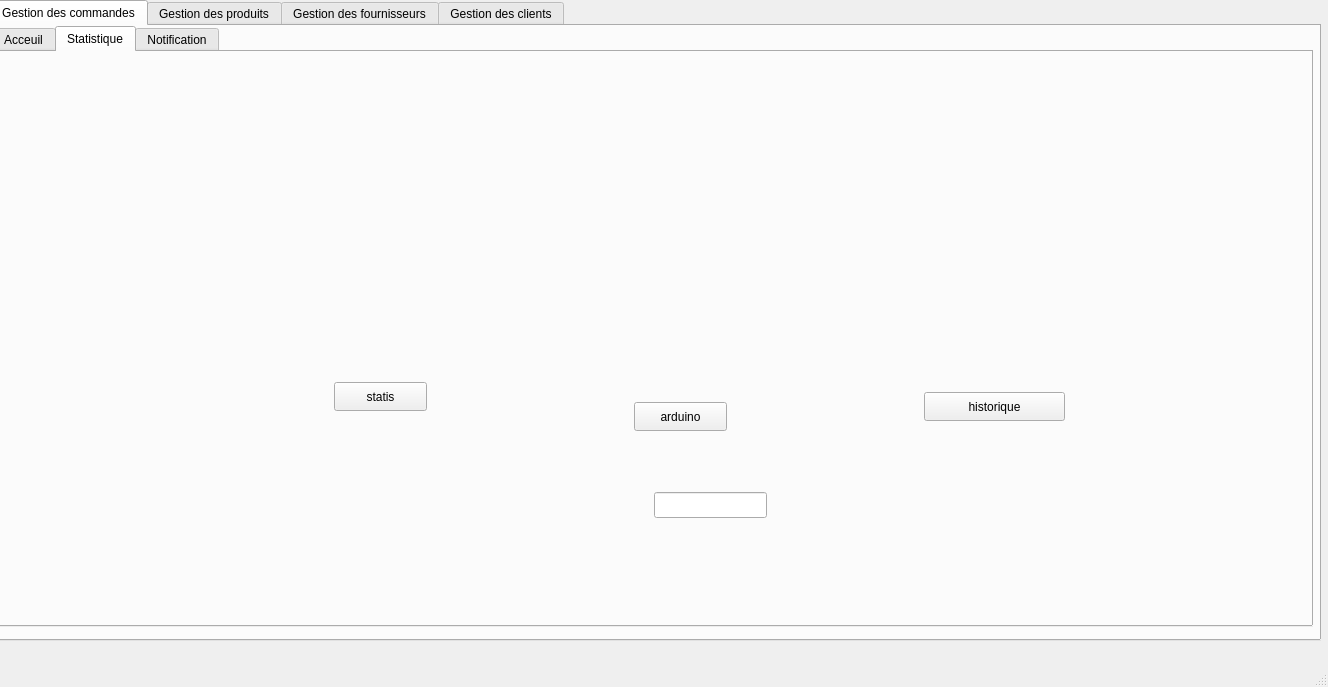
<?xml version="1.0" encoding="UTF-8"?>
<ui version="4.0">
 <class>MainWindow</class>
 <widget class="QMainWindow" name="MainWindow">
  <property name="geometry">
   <rect>
    <x>0</x>
    <y>0</y>
    <width>1328</width>
    <height>687</height>
   </rect>
  </property>
  <property name="windowTitle">
   <string>MainWindow</string>
  </property>
  <widget class="QWidget" name="centralwidget">
   <widget class="QTabWidget" name="tabWidget_2">
    <property name="geometry">
     <rect>
      <x>-10</x>
      <y>0</y>
      <width>1331</width>
      <height>641</height>
     </rect>
    </property>
    <property name="styleSheet">
     <string notr="true">font: 300 12pt &quot;Bahnschrift Light&quot;;</string>
    </property>
    <property name="currentIndex">
     <number>0</number>
    </property>
    <widget class="QWidget" name="tab_4">
     <attribute name="title">
      <string>Gestion des commandes</string>
     </attribute>
     <widget class="QTabWidget" name="tabWidget">
      <property name="geometry">
       <rect>
        <x>0</x>
        <y>0</y>
        <width>1321</width>
        <height>601</height>
       </rect>
      </property>
      <property name="currentIndex">
       <number>1</number>
      </property>
      <widget class="QWidget" name="tab">
       <attribute name="title">
        <string>Acceuil</string>
       </attribute>
       <widget class="QPushButton" name="pushButton">
        <property name="geometry">
         <rect>
          <x>720</x>
          <y>370</y>
          <width>131</width>
          <height>29</height>
         </rect>
        </property>
        <property name="styleSheet">
         <string notr="true">QPushButton{
    color: black;
 
	background-color: rgb(68, 176, 112);
    font-size: 20px;
    line-height: 1.5;
    width: 200px;
    height: 40px;
    opacity: 0.65;
    text-align: center;
    
    border-style: solid;
    border-width: 2px; /* vous pouvez ajuster l'épaisseur de la bordure */
    border-color: black; /* couleur de la bordure */
    
    border-radius: 10px; /* ajustez cette valeur pour arrondir plus ou moins */
}</string>
        </property>
        <property name="text">
         <string>Modifier</string>
        </property>
        <property name="icon">
         <iconset>
          <normalon>../../../Downloads/461508595_825905609429817_3860263783025879477_n.png</normalon>
         </iconset>
        </property>
       </widget>
       <widget class="QPushButton" name="pushButton_2">
        <property name="geometry">
         <rect>
          <x>1100</x>
          <y>100</y>
          <width>141</width>
          <height>29</height>
         </rect>
        </property>
        <property name="styleSheet">
         <string notr="true">QPushButton{
    color: black;
 
	background-color: rgb(68, 176, 112);
    font-size: 20px;
    line-height: 1.5;
    width: 200px;
    height: 40px;
    opacity: 0.65;
    text-align: center;
    
    border-style: solid;
    border-width: 2px; /* vous pouvez ajuster l'épaisseur de la bordure */
    border-color: black; /* couleur de la bordure */
    
    border-radius: 10px; /* ajustez cette valeur pour arrondir plus ou moins */
}</string>
        </property>
        <property name="text">
         <string>Trier</string>
        </property>
        <property name="icon">
         <iconset>
          <normalon>../../../Downloads/461484528_521659267261567_8640738131585914016_n.png</normalon>
         </iconset>
        </property>
       </widget>
       <widget class="QPushButton" name="pushButton_4">
        <property name="geometry">
         <rect>
          <x>1010</x>
          <y>370</y>
          <width>121</width>
          <height>31</height>
         </rect>
        </property>
        <property name="styleSheet">
         <string notr="true">QPushButton{
    color: black;
 
	background-color: rgb(68, 176, 112);
    font-size: 20px;
    line-height: 1.5;
    width: 200px;
    height: 40px;
    opacity: 0.65;
    text-align: center;
    
    border-style: solid;
    border-width: 2px; /* vous pouvez ajuster l'épaisseur de la bordure */
    border-color: black; /* couleur de la bordure */
    
    border-radius: 10px; /* ajustez cette valeur pour arrondir plus ou moins */
}</string>
        </property>
        <property name="text">
         <string>Supprimer</string>
        </property>
        <property name="icon">
         <iconset>
          <normalon>../../../Downloads/460177168_1665954550921902_7047727999174566408_n.png</normalon>
         </iconset>
        </property>
       </widget>
       <widget class="QLabel" name="label_11">
        <property name="geometry">
         <rect>
          <x>1200</x>
          <y>0</y>
          <width>111</width>
          <height>81</height>
         </rect>
        </property>
        <property name="text">
         <string/>
        </property>
        <property name="pixmap">
         <pixmap>../../../Downloads/458735584_918125840206881_8473109506372732198_n-removebg-preview.png</pixmap>
        </property>
        <property name="scaledContents">
         <bool>true</bool>
        </property>
       </widget>
       <widget class="QLabel" name="label_16">
        <property name="geometry">
         <rect>
          <x>180</x>
          <y>450</y>
          <width>63</width>
          <height>20</height>
         </rect>
        </property>
        <property name="text">
         <string/>
        </property>
       </widget>
       <widget class="QLabel" name="label_18">
        <property name="geometry">
         <rect>
          <x>990</x>
          <y>430</y>
          <width>63</width>
          <height>20</height>
         </rect>
        </property>
        <property name="text">
         <string/>
        </property>
       </widget>
       <widget class="QPushButton" name="pushButton_9">
        <property name="geometry">
         <rect>
          <x>640</x>
          <y>100</y>
          <width>141</width>
          <height>31</height>
         </rect>
        </property>
        <property name="styleSheet">
         <string notr="true">QPushButton{
    color: black;
 
	background-color: rgb(68, 176, 112);
    font-size: 20px;
    line-height: 1.5;
    width: 200px;
    height: 40px;
    opacity: 0.65;
    text-align: center;
    
    border-style: solid;
    border-width: 2px; /* vous pouvez ajuster l'épaisseur de la bordure */
    border-color: black; /* couleur de la bordure */
    
    border-radius: 10px; /* ajustez cette valeur pour arrondir plus ou moins */
}</string>
        </property>
        <property name="text">
         <string>Rechercher</string>
        </property>
        <property name="icon">
         <iconset>
          <normalon>../../../Downloads/460563423_1575797083314263_1051363182548254163_n.png</normalon>
         </iconset>
        </property>
       </widget>
       <widget class="QLineEdit" name="lineEdit_10">
        <property name="geometry">
         <rect>
          <x>480</x>
          <y>100</y>
          <width>151</width>
          <height>31</height>
         </rect>
        </property>
        <property name="styleSheet">
         <string notr="true">QLineEdit {
                            border: 2px solid #4CAF50;
                            border-radius: 10px;
                            padding: 5px;
                            background-color: #f0f0f0;
	                        border-color: #44B070;
                            color: #333;
                            }</string>
        </property>
        <property name="text">
         <string>Entrer ID</string>
        </property>
       </widget>
       <widget class="QLabel" name="label_9">
        <property name="geometry">
         <rect>
          <x>480</x>
          <y>470</y>
          <width>201</width>
          <height>20</height>
         </rect>
        </property>
        <property name="text">
         <string>Exporter format pdf</string>
        </property>
       </widget>
       <widget class="QPushButton" name="pb_pdf">
        <property name="geometry">
         <rect>
          <x>670</x>
          <y>450</y>
          <width>71</width>
          <height>51</height>
         </rect>
        </property>
        <property name="styleSheet">
         <string notr="true">QPushButton{
    color: black;
 
	background-color: rgb(68, 176, 112);
    font-size: 20px;
    line-height: 1.5;
    width: 200px;
    height: 40px;
    opacity: 0.65;
    text-align: center;
    
    border-style: solid;
    border-width: 2px; /* vous pouvez ajuster l'épaisseur de la bordure */
    border-color: black; /* couleur de la bordure */
    
    border-radius: 10px; /* ajustez cette valeur pour arrondir plus ou moins */
}</string>
        </property>
        <property name="text">
         <string/>
        </property>
        <property name="icon">
         <iconset>
          <normaloff>461512018_8583292871729025_1881610230410531967_n.png</normaloff>461512018_8583292871729025_1881610230410531967_n.png</iconset>
        </property>
        <property name="iconSize">
         <size>
          <width>50</width>
          <height>50</height>
         </size>
        </property>
       </widget>
       <widget class="QLabel" name="label_3">
        <property name="geometry">
         <rect>
          <x>-30</x>
          <y>-10</y>
          <width>1901</width>
          <height>811</height>
         </rect>
        </property>
        <property name="text">
         <string/>
        </property>
        <property name="pixmap">
         <pixmap>460640231_1322566308727208_3722229070046037089_n.png</pixmap>
        </property>
        <property name="scaledContents">
         <bool>true</bool>
        </property>
       </widget>
       <widget class="QGroupBox" name="groupBox">
        <property name="geometry">
         <rect>
          <x>40</x>
          <y>60</y>
          <width>411</width>
          <height>401</height>
         </rect>
        </property>
        <property name="title">
         <string>Ajouter une commande</string>
        </property>
        <widget class="QPushButton" name="pushButton_6">
         <property name="geometry">
          <rect>
           <x>20</x>
           <y>330</y>
           <width>131</width>
           <height>61</height>
          </rect>
         </property>
         <property name="styleSheet">
          <string notr="true">QPushButton{
    color: black;
 
	background-color: rgb(68, 176, 112);
    font-size: 20px;
    line-height: 1.5;
    width: 200px;
    height: 40px;
    opacity: 0.65;
    text-align: center;
    
    border-style: solid;
    border-width: 2px; /* vous pouvez ajuster l'épaisseur de la bordure */
    border-color: black; /* couleur de la bordure */
    
    border-radius: 10px; /* ajustez cette valeur pour arrondir plus ou moins */
}</string>
         </property>
         <property name="text">
          <string>Annuler</string>
         </property>
         <property name="icon">
          <iconset>
           <normaloff>461766791_3474883789478601_5900950519127739335_n.png</normaloff>461766791_3474883789478601_5900950519127739335_n.png</iconset>
         </property>
         <property name="iconSize">
          <size>
           <width>50</width>
           <height>50</height>
          </size>
         </property>
        </widget>
        <widget class="QPushButton" name="pushButton_5">
         <property name="geometry">
          <rect>
           <x>180</x>
           <y>330</y>
           <width>121</width>
           <height>61</height>
          </rect>
         </property>
         <property name="styleSheet">
          <string notr="true">QPushButton{
    color: black;
 
	background-color: rgb(68, 176, 112);
    font-size: 20px;
    line-height: 1.5;
    width: 200px;
    height: 40px;
    opacity: 0.65;
    text-align: center;
    
    border-style: solid;
    border-width: 2px; /* vous pouvez ajuster l'épaisseur de la bordure */
    border-color: black; /* couleur de la bordure */
    
    border-radius: 10px; /* ajustez cette valeur pour arrondir plus ou moins */
}</string>
         </property>
         <property name="text">
          <string>Ajouter</string>
         </property>
         <property name="icon">
          <iconset>
           <normaloff>461755239_1311673180207872_9007432977068590092_n.png</normaloff>461755239_1311673180207872_9007432977068590092_n.png</iconset>
         </property>
         <property name="iconSize">
          <size>
           <width>50</width>
           <height>50</height>
          </size>
         </property>
        </widget>
        <widget class="QWidget" name="layoutWidget">
         <property name="geometry">
          <rect>
           <x>20</x>
           <y>50</y>
           <width>233</width>
           <height>30</height>
          </rect>
         </property>
         <layout class="QHBoxLayout" name="horizontalLayout">
          <item>
           <widget class="QLabel" name="label_4">
            <property name="text">
             <string>ID:</string>
            </property>
           </widget>
          </item>
          <item>
           <widget class="QLineEdit" name="lineEdit"/>
          </item>
         </layout>
        </widget>
        <widget class="QWidget" name="layoutWidget_3">
         <property name="geometry">
          <rect>
           <x>10</x>
           <y>180</y>
           <width>336</width>
           <height>30</height>
          </rect>
         </property>
         <layout class="QHBoxLayout" name="horizontalLayout_3">
          <item>
           <widget class="QLabel" name="label_7">
            <property name="text">
             <string>MontantTotal:</string>
            </property>
           </widget>
          </item>
          <item>
           <widget class="QLineEdit" name="lineEdit_3"/>
          </item>
         </layout>
        </widget>
        <widget class="QWidget" name="layoutWidget_4">
         <property name="geometry">
          <rect>
           <x>0</x>
           <y>230</y>
           <width>380</width>
           <height>30</height>
          </rect>
         </property>
         <layout class="QHBoxLayout" name="horizontalLayout_4">
          <item>
           <widget class="QLabel" name="label_8">
            <property name="text">
             <string>ModePaiement:</string>
            </property>
           </widget>
          </item>
          <item>
           <widget class="QComboBox" name="comboBox">
            <item>
             <property name="text">
              <string/>
             </property>
            </item>
            <item>
             <property name="text">
              <string>Virement banquaire</string>
             </property>
            </item>
            <item>
             <property name="text">
              <string>Carte credit/Debit</string>
             </property>
            </item>
            <item>
             <property name="text">
              <string>Cheque</string>
             </property>
            </item>
            <item>
             <property name="text">
              <string>Especes</string>
             </property>
            </item>
           </widget>
          </item>
         </layout>
        </widget>
        <widget class="QWidget" name="layoutWidget_5">
         <property name="geometry">
          <rect>
           <x>10</x>
           <y>290</y>
           <width>270</width>
           <height>30</height>
          </rect>
         </property>
         <layout class="QHBoxLayout" name="horizontalLayout_5">
          <item>
           <widget class="QLabel" name="label_10">
            <property name="text">
             <string>Etat</string>
            </property>
           </widget>
          </item>
          <item>
           <widget class="QLineEdit" name="lineEdit_11"/>
          </item>
         </layout>
        </widget>
        <widget class="QWidget" name="layoutWidget">
         <property name="geometry">
          <rect>
           <x>30</x>
           <y>110</y>
           <width>167</width>
           <height>26</height>
          </rect>
         </property>
         <layout class="QHBoxLayout" name="horizontalLayout_2">
          <item>
           <widget class="QLabel" name="label_5">
            <property name="text">
             <string>Date</string>
            </property>
           </widget>
          </item>
          <item>
           <widget class="QDateEdit" name="dateEdit"/>
          </item>
         </layout>
        </widget>
       </widget>
       <widget class="QLineEdit" name="lineEdit_12">
        <property name="geometry">
         <rect>
          <x>870</x>
          <y>370</y>
          <width>131</width>
          <height>31</height>
         </rect>
        </property>
        <property name="styleSheet">
         <string notr="true">QLineEdit {
                            border: 2px solid #4CAF50;
                            border-radius: 10px;
                            padding: 5px;
                            background-color: #f0f0f0;
	                        border-color: #44B070;
                            color: #333;
                            }</string>
        </property>
        <property name="text">
         <string>Entrer ID</string>
        </property>
       </widget>
       <widget class="QTableWidget" name="tableWidget">
        <property name="geometry">
         <rect>
          <x>580</x>
          <y>150</y>
          <width>641</width>
          <height>192</height>
         </rect>
        </property>
        <column>
         <property name="text">
          <string>idc</string>
         </property>
        </column>
        <column>
         <property name="text">
          <string>datec</string>
         </property>
        </column>
        <column>
         <property name="text">
          <string>Nouvelle colonne</string>
         </property>
        </column>
        <column>
         <property name="text">
          <string>montantTotal</string>
         </property>
        </column>
        <column>
         <property name="text">
          <string>etat</string>
         </property>
        </column>
       </widget>
       <zorder>label_3</zorder>
       <zorder>pushButton</zorder>
       <zorder>pushButton_2</zorder>
       <zorder>pushButton_4</zorder>
       <zorder>label_11</zorder>
       <zorder>label_16</zorder>
       <zorder>label_18</zorder>
       <zorder>pushButton_9</zorder>
       <zorder>lineEdit_10</zorder>
       <zorder>label_9</zorder>
       <zorder>pb_pdf</zorder>
       <zorder>groupBox</zorder>
       <zorder>lineEdit_12</zorder>
       <zorder>tableWidget</zorder>
      </widget>
      <widget class="QWidget" name="tab_2">
       <attribute name="title">
        <string>Statistique</string>
       </attribute>
       <widget class="QLabel" name="label">
        <property name="geometry">
         <rect>
          <x>0</x>
          <y>0</y>
          <width>1301</width>
          <height>571</height>
         </rect>
        </property>
        <property name="text">
         <string/>
        </property>
        <property name="pixmap">
         <pixmap>460640231_1322566308727208_3722229070046037089_n.png</pixmap>
        </property>
        <property name="scaledContents">
         <bool>true</bool>
        </property>
       </widget>
       <widget class="QPushButton" name="pushButton_statistiques">
        <property name="geometry">
         <rect>
          <x>340</x>
          <y>330</y>
          <width>93</width>
          <height>29</height>
         </rect>
        </property>
        <property name="text">
         <string>statis</string>
        </property>
       </widget>
       <widget class="QWidget" name="verticalLayoutWidget">
        <property name="geometry">
         <rect>
          <x>100</x>
          <y>30</y>
          <width>581</width>
          <height>261</height>
         </rect>
        </property>
        <layout class="QVBoxLayout" name="verticalLayout_graphique"/>
       </widget>
       <widget class="QPushButton" name="pb_historique">
        <property name="geometry">
         <rect>
          <x>930</x>
          <y>340</y>
          <width>141</width>
          <height>29</height>
         </rect>
        </property>
        <property name="text">
         <string>historique</string>
        </property>
       </widget>
       <widget class="QPushButton" name="arduino">
        <property name="geometry">
         <rect>
          <x>640</x>
          <y>350</y>
          <width>93</width>
          <height>29</height>
         </rect>
        </property>
        <property name="text">
         <string>arduino</string>
        </property>
       </widget>
       <widget class="QLineEdit" name="commandeIdInput">
        <property name="geometry">
         <rect>
          <x>660</x>
          <y>440</y>
          <width>113</width>
          <height>26</height>
         </rect>
        </property>
       </widget>
      </widget>
      <widget class="QWidget" name="tab_3">
       <attribute name="title">
        <string>Notification</string>
       </attribute>
       <widget class="QLabel" name="label_2">
        <property name="geometry">
         <rect>
          <x>0</x>
          <y>0</y>
          <width>1301</width>
          <height>571</height>
         </rect>
        </property>
        <property name="text">
         <string/>
        </property>
        <property name="pixmap">
         <pixmap>460640231_1322566308727208_3722229070046037089_n.png</pixmap>
        </property>
        <property name="scaledContents">
         <bool>true</bool>
        </property>
       </widget>
       <widget class="QPushButton" name="sendSMS">
        <property name="geometry">
         <rect>
          <x>350</x>
          <y>140</y>
          <width>251</width>
          <height>61</height>
         </rect>
        </property>
        <property name="text">
         <string>SMS</string>
        </property>
       </widget>
       <widget class="QLabel" name="label_6">
        <property name="geometry">
         <rect>
          <x>170</x>
          <y>240</y>
          <width>281</width>
          <height>20</height>
         </rect>
        </property>
        <property name="text">
         <string/>
        </property>
       </widget>
       <widget class="QPlainTextEdit" name="contenu">
        <property name="geometry">
         <rect>
          <x>30</x>
          <y>130</y>
          <width>291</width>
          <height>75</height>
         </rect>
        </property>
        <property name="plainText">
         <string>ecrire un message</string>
        </property>
       </widget>
      </widget>
     </widget>
    </widget>
    <widget class="QWidget" name="tab_5">
     <attribute name="title">
      <string>Gestion des produits</string>
     </attribute>
    </widget>
    <widget class="QWidget" name="tab_6">
     <attribute name="title">
      <string>Gestion des fournisseurs</string>
     </attribute>
    </widget>
    <widget class="QWidget" name="tab_7">
     <attribute name="title">
      <string>Gestion des clients</string>
     </attribute>
    </widget>
   </widget>
  </widget>
  <widget class="QMenuBar" name="menubar">
   <property name="geometry">
    <rect>
     <x>0</x>
     <y>0</y>
     <width>1328</width>
     <height>26</height>
    </rect>
   </property>
  </widget>
  <widget class="QStatusBar" name="statusbar"/>
 </widget>
 <resources/>
 <connections/>
</ui>
